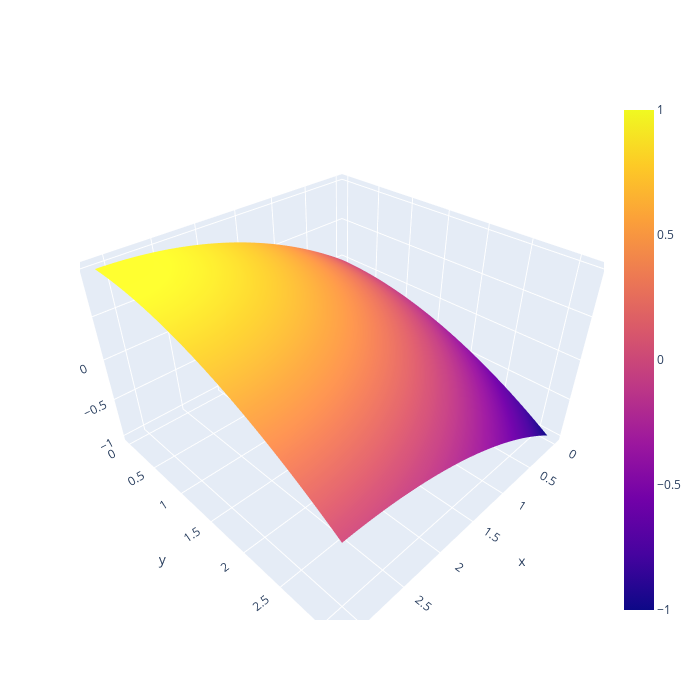

Notebook source saved alongside this figure:
### Code cell
def get_positive_score(angle):
  return -(np.arccos(-np.cos(angle)) ** 2) / (np.pi ** 2) + 1

def get_negative_score(angle):
  return np.arccos(np.cos(angle)) ** 2 / (np.pi ** 2)
  
plot(get_positive_score(pa.reshape(1, -1)) - get_negative_score(pb.reshape(-1, 1)))
